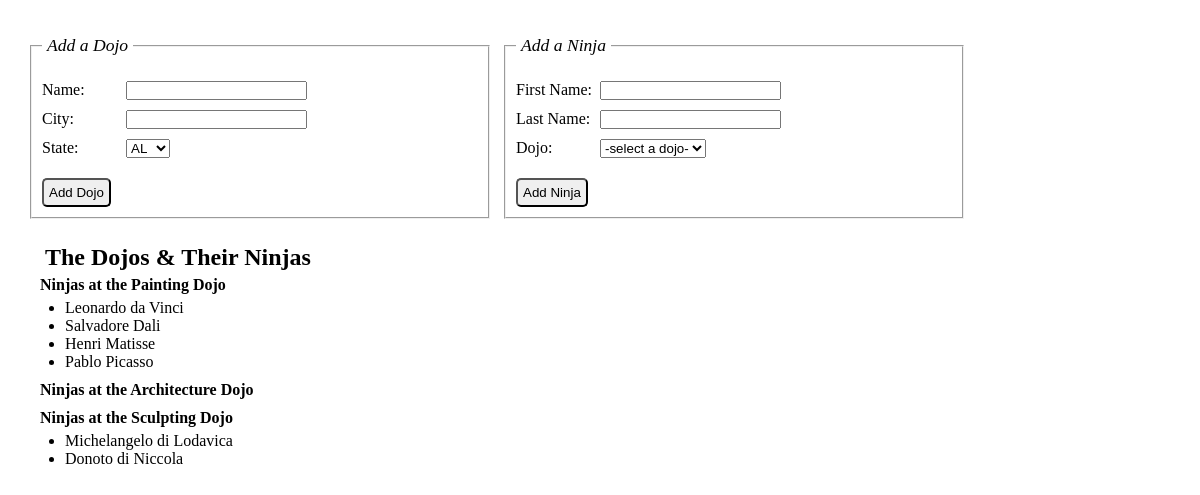
The page / on the database its author committed.
### models.py (models this page shows)
class Dojo(db.Model):
    __tablename__ = "dojos"
    id = db.Column(db.Integer, primary_key=True)
    name = db.Column(db.String(45))
    city = db.Column(db.String(145))
    state = db.Column(db.String(45))
    created_at = db.Column(db.DateTime, server_default=func.now())
    updated_at = db.Column(db.DateTime, server_default=func.now(), onupdate=func.now())

class User(db.Model):
    __tablename__ = "users"
    id = db.Column(db.Integer, primary_key=True)
    first_name = db.Column(db.String(45))
    last_name = db.Column(db.String(45))
    dojos_id = db.Column(db.Integer, db.ForeignKey("dojos.id"))
    dojo = db.relationship("Dojo", foreign_keys=[dojos_id], backref="ninjas", cascade="all")
    created_at = db.Column(db.DateTime, server_default=func.now())
    updated_at = db.Column(db.DateTime, server_default=func.now(), onupdate=func.now())
    def full_name(self):
        return self.first_name + ' ' + self.last_name

### controller_functions.py (the view)
def index():
    all_dojos = Dojo.query.all()
    return render_template("index.html", dojos=all_dojos)

### templates/index.html (shortened to what this page needs)
<!DOCTYPE html>
<html lang="en">
<head>
    <link rel="stylesheet" href="{{url_for('static', filename='style.css')}}">
</head>
<body>
    <div class="container">
        <form action="/dojos" method="post">
            <fieldset>
                <legend>Add a Dojo</legend>
                <div>
                    <label for="name">Name: </label>
                    <input type="text" name="name">
                </div>
                <div>
                    <label for="city">City: </label>
                    <input type="text" name="city">
                </div>
                <div>
                    <label for="state">State: </label>
                    <select name="state">
                        <option value='AL'>AL</option>
                    </select>
                </div>
                <input type="submit" value="Add Dojo">
            </fieldset>
        </form>
        <form action="/ninjas" method="post">
            <fieldset>
                <legend>Add a Ninja</legend>
                <div>
                    <label for="first_name">First Name:</label>
                    <input type="text" name="first_name">
                </div>
                <div>
                    <label for="first_name">Last Name:</label>
                    <input type="text" name="last_name">
                </div>
                <div>
                    <label for="dojo">Dojo:</label>
                    <select name="dojo">
                        <option value="none" disabled selected>-select a dojo-</option>
                    </select>
                </div>
                <input type="submit" value="Add Ninja">
            </fieldset>
        </form>
        <section>
            <h2>The Dojos & Their Ninjas</h2>
            {% for dojo in dojos %}
                <h4>Ninjas at the {{dojo.name}} Dojo</h4>
                <ul>
                    {% for ninja in dojo.ninjas %}
                        <li>{{ ninja.full_name() }}</li>
                    {% endfor %}
                </ul>
                {% endfor %}
        </section>
    </div>
</body>
</html>

### static/style.css (style rules this page uses)
* { margin: 0; padding: 0; }
.container { padding: 25px; }
form { display: inline-block; width: 40%; margin: 5px; }
form div { margin: 10px 0; }
fieldset { padding: 10px; }
legend { padding: 5px; font-style: italic; font-size: 1.1em; }
label { display: inline-block; width: 80px; }
input[type="submit"] { margin-top: 10px; padding: 5px; border-radius: 5px; }
section { padding: 15px; }
h2 { margin: 5px; }
ul { margin: 5px 25px 10px 25px; }

### rows shown on the page
Dojo: name "Painting"
User: full_name "Leonardo da Vinci"
User: full_name "Salvadore Dali"
User: full_name "Henri Matisse"
User: full_name "Pablo Picasso"
Dojo: name "Architecture"
Dojo: name "Sculpting"
User: full_name "Michelangelo di Lodavica"
User: full_name "Donoto di Niccola"
